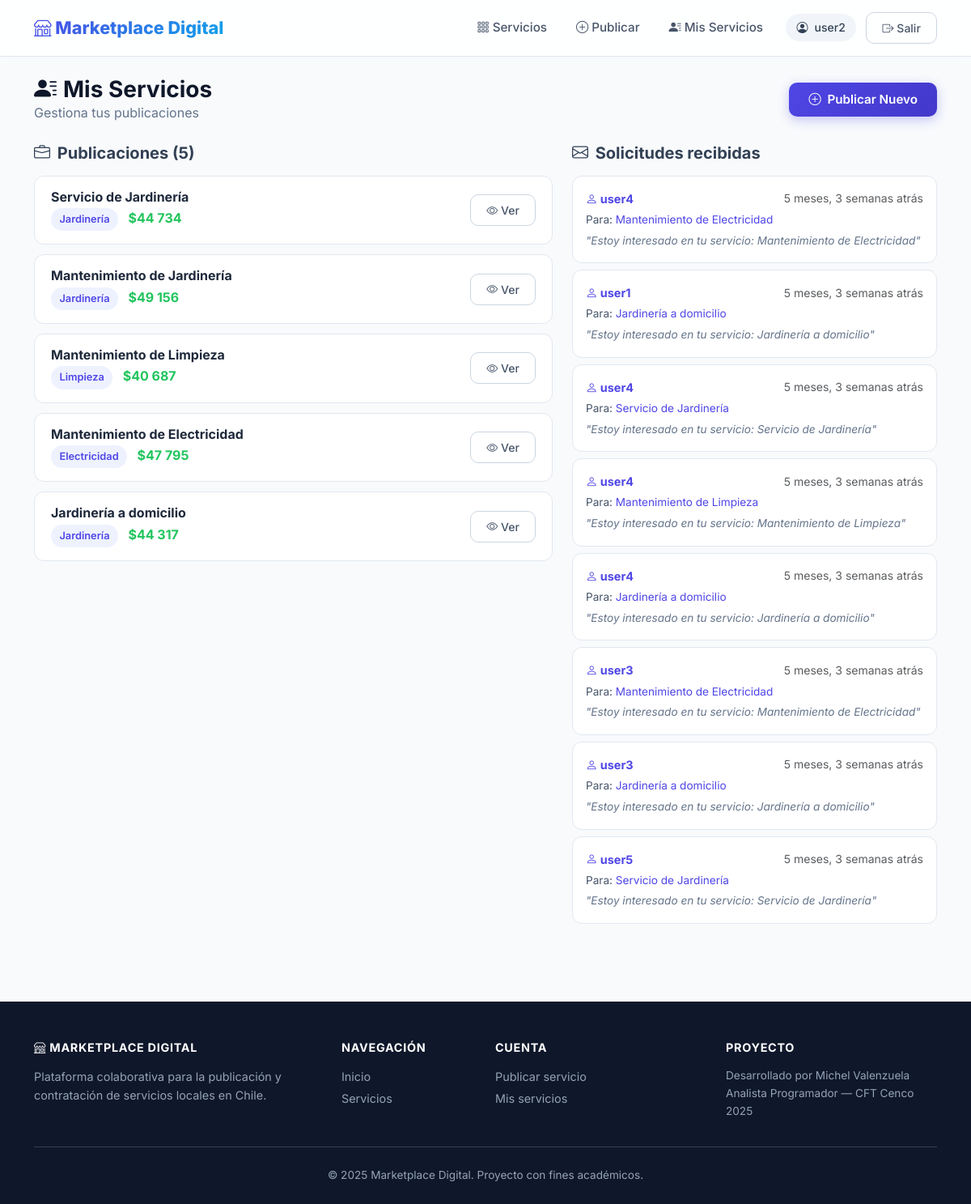
Page /mis-servicios/ (signed in) on the committed database.
### services/models.py (models this page shows, shortened)
class Service(models.Model):
    owner = models.ForeignKey(User, on_delete=models.CASCADE, related_name="services")
    title = models.CharField(max_length=120)           # ← título de la publicación
    description = models.TextField()                   # ← descripción
    category = models.ForeignKey(Category, on_delete=models.PROTECT, related_name="services")
    price_from = models.DecimalField(max_digits=10, decimal_places=2, null=True, blank=True)
    is_active = models.BooleanField(default=True)      # ← permite ocultar/pausar un servicio
    created_at = models.DateTimeField(auto_now_add=True)  # ← fecha de creación automática

class Category(models.Model):
    name = models.CharField(max_length=80, unique=True)  # ← nombre visible (ej. Gasfitería)
    slug = models.SlugField(max_length=90, unique=True, blank=True)  # ← para filtrar por URL

class ServiceRequest(models.Model):
    service = models.ForeignKey(Service, on_delete=models.CASCADE, related_name="requests")
    requester = models.ForeignKey(User, on_delete=models.CASCADE, related_name="service_requests")
    message = models.TextField(blank=True)  # mensaje opcional
    created_at = models.DateTimeField(auto_now_add=True)
    class Meta:
        ordering = ["-created_at"]
        constraints = [
            models.UniqueConstraint(
                fields=["service", "requester"],
                name="uniq_service_request_per_user",
            )
        ]

### services/views.py (the view)
# urls.py: path("mis-servicios/", MyServicesView.as_view(), name="my_services"),
class MyServicesView(LoginRequiredMixin, ListView):
    model = Service
    template_name = "services/my_services.html"
    def get_queryset(self):
        return (Service.objects
                .select_related("category")
                .filter(owner=self.request.user)
                .order_by("-created_at"))
    def get_context_data(self, **kwargs):
        ctx = super().get_context_data(**kwargs)
        ctx["requests_received"] = (ServiceRequest.objects
                                    .select_related("service", "requester")
                                    .filter(service__owner=self.request.user)
                                    .order_by("-created_at")[:20])
        return ctx

### templates/services/my_services.html (shortened to what this page needs)
{% extends "base.html" %}
{% load humanize %}
{% block content %}
<div class="container py-4">
  <div class="d-flex justify-content-between align-items-center mb-4">
    <div>
      <h2 class="section-title mb-0">
        <i class="bi bi-person-lines-fill me-2"></i>Mis Servicios
      </h2>
      <p class="section-subtitle mb-0">Gestiona tus publicaciones</p>
    </div>
    <a href="{% url 'service_new' %}" class="btn btn-mk-primary">
      <i class="bi bi-plus-circle me-1"></i> Publicar Nuevo
    </a>
  </div>
  <div class="row g-4">
    <div class="col-lg-7">
      <h5 style="font-weight:700;color:var(--gray-700);margin-bottom:1rem;">
        <i class="bi bi-briefcase me-1"></i> Publicaciones ({{ object_list|length }})
      </h5>
      {% for s in object_list %}
      <div class="my-service-row">
        <div>
          <h6 class="mb-1" style="font-weight:700;">{{ s.title }}</h6>
          <span class="category-badge me-2">{{ s.category.name }}</span>
          {% if s.price_from %}
            <span class="price-tag">${{ s.price_from|floatformat:0|intcomma }}</span>
          {% endif %}
        </div>
        <a href="{% url 'service_detail' s.pk %}" class="btn btn-mk-outline btn-sm">
          <i class="bi bi-eye"></i> Ver
        </a>
      </div>
      {% empty %}
      <div class="empty-state">
        <i class="bi bi-folder2-open"></i>
        <h5>Aún no tienes servicios publicados</h5>
        <a href="{% url 'service_new' %}" class="btn btn-mk-primary mt-2">Publicar mi primer servicio</a>
      </div>
      {% endfor %}
    </div>
    <div class="col-lg-5">
      <h5 style="font-weight:700;color:var(--gray-700);margin-bottom:1rem;">
        <i class="bi bi-envelope me-1"></i> Solicitudes recibidas
      </h5>
      {% for req in requests_received %}
      <div class="request-item">
        <div class="d-flex justify-content-between align-items-center mb-1">
          <strong style="font-size:.9rem;color:var(--primary);">
            <i class="bi bi-person"></i> {{ req.requester.username }}
          </strong>
          <small class="text-muted">{{ req.created_at|timesince }} atrás</small>
        </div>
        <p class="mb-1" style="font-size:.85rem;color:var(--gray-600);">
          Para: <a href="{% url 'service_detail' req.service.pk %}">{{ req.service.title }}</a>
        </p>
        {% if req.message %}
          <p class="mb-0" style="font-size:.85rem;color:var(--gray-500);font-style:italic;">
            "{{ req.message|truncatewords:20 }}"
          </p>
        {% endif %}
      </div>
      {% empty %}
      <div class="empty-state">
        <i class="bi bi-envelope-open"></i>
        <p>No tienes solicitudes aún</p>
      </div>
      {% endfor %}
    </div>
  </div>
</div>
{% endblock %}

### templates/base.html (shortened to what this page needs)
{% load static %}
<!doctype html>
<html lang="es">
<head>
  <link rel="stylesheet" href="https://cdn.jsdelivr.net/npm/bootstrap@5.3.3/dist/css/bootstrap.min.css">
  <link rel="stylesheet" href="https://cdn.jsdelivr.net/npm/bootstrap-icons@1.11.3/font/bootstrap-icons.min.css">
  <link rel="stylesheet" href="{% static 'css/style.css' %}">
</head>
<body>
<nav class="mk-navbar navbar navbar-expand-lg">
  <div class="container">
    <a class="navbar-brand" href="{% url 'home' %}">
      <i class="bi bi-shop"></i> Marketplace Digital
    </a>
    <div class="collapse navbar-collapse" id="navMain">
      <ul class="navbar-nav ms-auto align-items-center gap-1">
        <li class="nav-item">
          <a class="nav-link" href="{% url 'service_list' %}">
            <i class="bi bi-grid-3x3-gap me-1"></i>Servicios
          </a>
        </li>
        {% if user.is_authenticated %}
          <li class="nav-item">
            <a class="nav-link" href="{% url 'service_new' %}">
              <i class="bi bi-plus-circle me-1"></i>Publicar
            </a>
          </li>
          <li class="nav-item">
            <a class="nav-link" href="{% url 'my_services' %}">
              <i class="bi bi-person-lines-fill me-1"></i>Mis Servicios
            </a>
          </li>
          <li class="nav-item ms-2">
            <span class="user-badge">
              <i class="bi bi-person-circle"></i> {{ user.username }}
            </span>
          </li>
          <li class="nav-item">
            <form action="{% url 'logout' %}" method="post" class="d-inline">
              <button class="btn btn-mk-outline btn-sm ms-2" type="submit">
                <i class="bi bi-box-arrow-right"></i> Salir
              </button>
            </form>
          </li>
        {% endif %}
      </ul>
    </div>
  </div>
</nav>
<main>
  {% block content %}{% endblock %}
</main>
<footer class="mk-footer">
  <div class="container">
    <div class="row g-4">
      <div class="col-md-4">
        <h6><i class="bi bi-shop"></i> Marketplace Digital</h6>
        <p class="mb-0" style="font-size:.9rem;">Plataforma colaborativa para la publicación y contratación de servicios locales en Chile.</p>
      </div>
      <div class="col-md-2">
        <h6>Navegación</h6>
        <ul class="list-unstyled" style="font-size:.9rem;">
          <li class="mb-1"><a href="{% url 'home' %}">Inicio</a></li>
          <li class="mb-1"><a href="{% url 'service_list' %}">Servicios</a></li>
        </ul>
      </div>
      <div class="col-md-3">
        <h6>Cuenta</h6>
        <ul class="list-unstyled" style="font-size:.9rem;">
          {% if user.is_authenticated %}
            <li class="mb-1"><a href="{% url 'service_new' %}">Publicar servicio</a></li>
            <li class="mb-1"><a href="{% url 'my_services' %}">Mis servicios</a></li>
          {% else %}
            <li class="mb-1"><a href="{% url 'login' %}">Iniciar sesión</a></li>
            <li class="mb-1"><a href="{% url 'signup' %}">Crear cuenta</a></li>
          {% endif %}
        </ul>
      </div>
      <div class="col-md-3">
        <h6>Proyecto</h6>
        <p class="mb-0" style="font-size:.85rem;">
          Desarrollado por Michel Valenzuela<br>
          Analista Programador — CFT Cenco<br>
          2025
        </p>
      </div>
    </div>
    <div class="footer-bottom text-center">
      &copy; 2025 Marketplace Digital. Proyecto con fines académicos.
    </div>
  </div>
</footer>
</body>
</html>

### static/css/style.css (style rules this page uses)
:root { --primary: #4f46e5; --primary-dark: #4338ca; --primary-light: #818cf8; --primary-bg: #eef2ff; --secondary: #0ea5e9; --accent: #f59e0b; --success: #22c55e; --danger: #ef4444; --gray-50: #f8fafc; --gray-100: #f1f5f9; --gray-200: #e2e8f0; --gray-300: #cbd5e1; --gray-400: #94a3b8; --gray-500: #64748b; --gray-600: #475569; --gray-700: #334155; --gray-800: #1e293b; --gray-900: #0f172a; --radius: 12px; --radius-lg: 20px; --shadow-sm: 0 1px 3px rgba(0,0,0,.06), 0 1px 2px rgba(0,0,0,.04); --shadow: 0 4px 6px rgba(0,0,0,.05), 0 2px 4px rgba(0,0,0,.04); --shadow-lg: 0 10px 25px rgba(0,0,0,.08), 0 6px 10px rgba(0,0,0,.05); --shadow-xl: 0 20px 50px rgba(0,0,0,.1); --transition: all .25s cubic-bezier(.4,0,.2,1); }
body { font-family: 'Inter', -apple-system, BlinkMacSystemFont, sans-serif; background: var(--gray-50); color: var(--gray-800); line-height: 1.6; }
a { color: var(--primary); text-decoration: none; transition: var(--transition); }
.mk-navbar { background: rgba(255,255,255,.85); backdrop-filter: blur(12px); -webkit-backdrop-filter: blur(12px); border-bottom: 1px solid var(--gray-200); padding: .75rem 0; position: sticky; top: 0; z-index: 1030; }
.mk-navbar .navbar-brand { font-weight: 800; font-size: 1.35rem; background: linear-gradient(135deg, var(--primary), var(--secondary)); -webkit-background-clip: text; -webkit-text-fill-color: transparent; background-clip: text; }
.mk-navbar .nav-link { color: var(--gray-600); font-weight: 500; font-size: .95rem; padding: .5rem 1rem !important; border-radius: 8px; transition: var(--transition); }
.mk-navbar .user-badge { display: inline-flex; align-items: center; gap: .5rem; background: var(--gray-100); padding: .35rem .85rem; border-radius: 50px; font-size: .875rem; color: var(--gray-700); font-weight: 500; }
.btn-mk-primary { background: linear-gradient(135deg, var(--primary), var(--primary-dark)); color: white; border: none; padding: .6rem 1.5rem; border-radius: 10px; font-weight: 600; font-size: .95rem; transition: var(--transition); box-shadow: 0 4px 14px rgba(79,70,229,.3); }
.btn-mk-outline { background: transparent; color: var(--gray-600); border: 1.5px solid var(--gray-300); padding: .5rem 1.2rem; border-radius: 10px; font-weight: 500; transition: var(--transition); }
.section-title { font-size: 1.75rem; font-weight: 700; color: var(--gray-900); margin-bottom: .5rem; }
.section-subtitle { color: var(--gray-500); font-size: 1rem; margin-bottom: 2rem; }
.category-badge { display: inline-flex; align-items: center; gap: .35rem; background: var(--primary-bg); color: var(--primary); font-size: .8rem; font-weight: 600; padding: .25rem .65rem; border-radius: 50px; }
.price-tag { font-weight: 700; color: var(--success); font-size: 1rem; }
.mk-footer { background: var(--gray-900); color: var(--gray-400); padding: 3rem 0 1.5rem; margin-top: 4rem; }
.mk-footer h6 { color: white; font-weight: 700; font-size: .9rem; text-transform: uppercase; letter-spacing: .05em; margin-bottom: 1rem; }
.mk-footer a { color: var(--gray-400); transition: var(--transition); }
.mk-footer .footer-bottom { border-top: 1px solid var(--gray-700); padding-top: 1.5rem; margin-top: 2rem; font-size: .85rem; }
.my-service-row { background: white; border: 1px solid var(--gray-200); border-radius: var(--radius); padding: 1rem 1.25rem; margin-bottom: .75rem; display: flex; justify-content: space-between; align-items: center; transition: var(--transition); }
.request-item { background: white; border: 1px solid var(--gray-200); border-radius: var(--radius); padding: 1rem; margin-bottom: .5rem; }

### rows in the picture
Service: title "Servicio de Jardinería", category.name "Jardinería", price_from "44 734"
Service: title "Mantenimiento de Jardinería", category.name "Jardinería", price_from "49 156"
Service: title "Mantenimiento de Limpieza", category.name "Limpieza", price_from "40 687"
Service: title "Mantenimiento de Electricidad", category.name "Electricidad", price_from "47 795"
Service: title "Jardinería a domicilio", category.name "Jardinería", price_from "44 317"
ServiceRequest: requester.username "user4", created_at "5 meses, 3 semanas", service "Mantenimiento de Electricidad", message "Estoy interesado en tu servicio: Mantenimiento de Electricidad"
ServiceRequest: requester.username "user1", created_at "5 meses, 3 semanas", service "Jardinería a domicilio", message "Estoy interesado en tu servicio: Jardinería a domicilio"
ServiceRequest: requester.username "user4", created_at "5 meses, 3 semanas", service "Servicio de Jardinería", message "Estoy interesado en tu servicio: Servicio de Jardinería"
ServiceRequest: requester.username "user4", created_at "5 meses, 3 semanas", service "Mantenimiento de Limpieza", message "Estoy interesado en tu servicio: Mantenimiento de Limpieza"
ServiceRequest: requester.username "user4", created_at "5 meses, 3 semanas", service "Jardinería a domicilio", message "Estoy interesado en tu servicio: Jardinería a domicilio"
ServiceRequest: requester.username "user3", created_at "5 meses, 3 semanas", service "Mantenimiento de Electricidad", message "Estoy interesado en tu servicio: Mantenimiento de Electricidad"
ServiceRequest: requester.username "user3", created_at "5 meses, 3 semanas", service "Jardinería a domicilio", message "Estoy interesado en tu servicio: Jardinería a domicilio"
ServiceRequest: requester.username "user5", created_at "5 meses, 3 semanas", service "Servicio de Jardinería", message "Estoy interesado en tu servicio: Servicio de Jardinería"

### other values in the picture
{{ user.username }} "user2"
{{ object_list|length }} "5"
